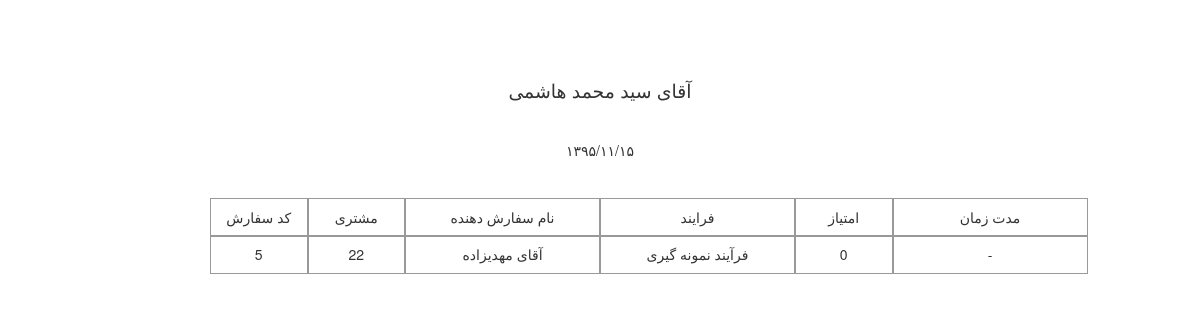
Page /reserve/printFormsByOneKargar/3/ on the committed database.
### UserManager/models.py (models this page shows, shortened)
class Kargar(models.Model):
    name = models.CharField(max_length=200, verbose_name='نام',)
    class Meta:
        verbose_name = 'کارگر'
        verbose_name_plural = 'کارگر'

class Customer(models.Model):
    user = models.OneToOneField(User, )
    username = models.CharField(max_length=100, verbose_name='نام کاربری')
    name = models.CharField(max_length=100, null=True, blank=True, verbose_name='نام')
    phoneNumber = models.CharField(max_length=50, verbose_name='شماره تلفن همراه', blank=True, null=True)
    email = models.EmailField(verbose_name='ایمیل',)
    moaref = models.CharField(max_length=200, verbose_name='نام معرف', blank=True, null=True)
    workPhoneNumber = models.CharField(max_length=50, verbose_name='تلفن محل کار', blank=True, null=True)
    address = models.TextField(verbose_name='آدرس', null=True, blank=True)
    companyName = models.CharField(verbose_name='نام شرکت', max_length=100, blank=True, null=True)
    class Meta:
        verbose_name = 'مشتری'
        verbose_name_plural = 'مشتری'

### ReserveForm/models.py (models this page shows, shortened)
class ProcessFormKargar(models.Model):
    process = models.ForeignKey(Process, verbose_name='فرایند',)
    kargar = models.ForeignKey(Kargar, verbose_name='کارگر', null=True, blank=True)
    form = models.ForeignKey(ReserveForm, verbose_name='کد سفارش',)
    rate = models.IntegerField(verbose_name='امتیاز کارگر', null=True, blank=True, default=0)
    startDay = models.IntegerField(choices=dayChoice, verbose_name='روز شروع', blank=True, null=True)
    startMonth = models.IntegerField(choices=monthChoice, verbose_name='ماه شروع', blank=True, null=True)
    startYear = models.IntegerField(choices=yearChoice, verbose_name='سال شروع', blank=True, null=True)
    endDay = models.IntegerField(choices=dayChoice, verbose_name='روز اتمام', blank=True, null=True)
    endMonth = models.IntegerField(choices=monthChoice, verbose_name='ماه اتمام', blank=True, null=True)
    endYear = models.IntegerField(choices=yearChoice, verbose_name='سال اتمام', blank=True, null=True)
    startDateTime = models.DateTimeField(null=True, blank=True)
    endDateTime = models.DateTimeField(null=True, blank=True)
    class Meta:
        verbose_name = 'وضعیت سفارش'
        verbose_name_plural = 'وضعیت سفارش'
    def get_duration(self):
        if self.startDateTime is None or self.endDateTime is None:
            return '-'
        duration = self.endDateTime - self.startDateTime
        hours, reminder = divmod(duration.seconds, 3600)
        return 'روز' + '\t' + str(duration.days) + ' | ' +     'ساعت' + str(hours)

class ReserveForm(models.Model):
    customer = models.ForeignKey(Customer, verbose_name='مشتری', )
    tarh = models.ImageField(upload_to='tarh/', verbose_name='طرح', blank=True, null=True)
    serviceTarh = models.ManyToManyField('ServiceTarh', verbose_name='خدمات طرح', blank=True)
    hasParche = models.BooleanField(verbose_name='پارچه دارد', default=False)
    parche = models.ForeignKey('Parche',verbose_name='پارچه', blank=True, null=True)
    parcheWidth = models.IntegerField(verbose_name='عرض پارچه', blank=True, null=True)
    parcheHeight = models.IntegerField(verbose_name='طول پارچه', blank=True, null=True)
    number = models.IntegerField(verbose_name='تعداد', blank=True, null=True)
    typeChap = models.ForeignKey('Chap', verbose_name='چاپ', blank=True, null=True)
    dookht = models.ForeignKey('Dookht', verbose_name='دوخت', blank=True, null=True,)
    hasLabel = models.BooleanField(verbose_name='لیبل دارد', default=False)
    otherServices = models.ManyToManyField('OtherServices', verbose_name='سایر خدمات', blank=True)
    reserveDay = models.IntegerField(choices=dayChoice, verbose_name='روز', blank=True, null=True)
    reserveMonth = models.IntegerField(choices=monthChoice, verbose_name='ماه', blank=True, null=True)
    reserveYear = models.IntegerField(choices=yearChoice, verbose_name='سال', blank=True, null=True)
    deliveryDay = models.IntegerField(choices=dayChoice, verbose_name='روز', blank=True, null=True)
    deliveryMonth = models.IntegerField(choices=monthChoice, verbose_name='ماه', blank=True, null=True)
    deliveryYear = models.IntegerField(choices=yearChoice, verbose_name='سال', blank=True, null=True)
    description = models.TextField(verbose_name='توضیح', blank=True, null=True)
    process = models.ForeignKey('Process', verbose_name='فرایند', blank=True, null=True, default=2)
    class Meta:
        verbose_name = "سفارش"
        verbose_name_plural = "سفارش"

class Process(models.Model):
    name = models.CharField(max_length=100, verbose_name='نام',)
    class Meta:
        verbose_name = 'فرایند'
        verbose_name_plural = 'فرایند'

### ReserveForm/views.py (the view)
# urls.py: url(r'^printFormsByOneKargar/(?P<id>[0-9]+)/', view=views.printReserveFormsByOneKargar, name='PrintFormsByOneKargar'),
def printReserveFormsByOneKargar(request, id):
    karger = Kargar.objects.get(id=id)
    context = {'processformkargars':karger.processformkargar_set.all(), 'kargar':karger, 'current_time':get_current_time()}
    return render(request, 'printReservesByOneKargar.html', context=context)

### ReserveForm/date_manager/Miladi_To_Shamsi.py (called while the page is built)
def convert_miladi_to_shamsi(miladiDate):
    isLeap = False
    if (miladiDate['year'] - 2004)%4 == 0:
        isLeap = True
    totalDayInMiladi = (miladiDate['year']-1)*365 + month_convert_to_day(miladiDate['month'], isLeap) + miladiDate['day']+\
                       count_day_of_leapYear(miladiDate['year'])
    totalDayInShamsi = totalDayInMiladi - 226899
    return count_year_month_day_according_to_day(totalDayInShamsi)

def count_day_of_leapYear(numOfYear):
    return int((numOfYear-1)/4)

def count_year_month_day_according_to_day(numOfDays):
    numOfYear = int(numOfDays/365)
    numOfLeap = int((numOfYear-1)/4)
    days = int(numOfDays%365)
    while numOfLeap > days:
        numOfYear -= 1
        days += 365
    days -= numOfLeap
    numOfYear += 1
    monthAndDay = count_month_and_day_from_totalDay(days)
    return {'year':numOfYear, 'month':monthAndDay['month'], 'day':monthAndDay['day']}

def count_month_and_day_from_totalDay(numOfDay):
    numOfMonth = 1
    if numOfDay <= 186:
        while numOfDay > 31:
            numOfDay -= 31
            numOfMonth += 1
    elif numOfDay > 186:
        numOfDay -= 186
        numOfMonth += 6
        while numOfDay > 30:
            numOfDay -= 30
            numOfMonth += 1
    return {'month':numOfMonth, 'day':numOfDay}

def month_convert_to_day(numOfMonth, isLeap):
    numOfDays = 0
    if numOfMonth > 1:
        numOfDays += 31
    if numOfMonth > 2:
        if isLeap == True:
            numOfDays += 29
        else:
            numOfDays += 28
    if numOfMonth > 3:
        numOfDays += 31
    if numOfMonth > 4:
        numOfDays += 30
    if numOfMonth > 5:
        numOfDays += 31
    if numOfMonth > 6:
        numOfDays += 30
    if numOfMonth > 7:
        numOfDays += 31
    if numOfMonth > 8:
        numOfDays += 31
    if numOfMonth > 9:
        numOfDays += 30
    if numOfMonth > 10:
        numOfDays += 31
    if numOfMonth > 11:
        numOfDays += 30
    return numOfDays

### ReserveForm/models.py (called while the page is built)
def get_current_time():
    current_date_time = datetime.datetime.now()
    shamsi_date_time = convert_miladi_to_shamsi({'year':current_date_time.year, 'month':current_date_time.month, 'day':current_date_time.day})
    return IntegerToPersian(shamsi_date_time['year'])+'/'+IntegerToPersian(shamsi_date_time['month'])+'/'+IntegerToPersian(shamsi_date_time['day'])

### templates/printReservesByOneKargar.html (shortened to what this page needs)
<!DOCTYPE html>
{% load static %}
<html lang="en">
<head>
    <link href="{% static 'bootstrap-3.3.7-dist/css/bootstrap.min.css' %}" rel="stylesheet" type="text/css">
    <link href="{% static 'css/printReserveByOneKargar.css' %}" rel="stylesheet" type="text/css">
</head>
<body>
<div id="main-content-wrapper" class="container">
    <div id="kargar-name">
        {{ kargar.name }}
    </div>
    <div id="time-wrapper">
        {{ current_time }}
    </div>
    <div class="row">
        <div class="col-md-1 col-sm-1 col-lg-1 col-xs-2 col-xs-offset-1 col-md-offset-2 cell center-horizontally">
            کد سفارش
        </div>
        <div class="col-md-1 col-sm-1 col-lg-1 col-xs-1 cell center-horizontally">
مشتری
        </div>
        <div class="col-md-1 col-sm-1 col-lg-2 col-xs-2 cell center-horizontally">
نام سفارش دهنده
        </div>
        <div class="col-md-1 col-sm-1 col-lg-2 col-xs-2 cell center-horizontally">
فرایند
        </div>
        <div class="col-md-1 col-sm-1 col-lg-1 col-xs-1 cell center-horizontally">
امتیاز
        </div>
        <div class="col-md-1 col-sm-1 col-lg-2 col-xs-2 cell center-horizontally">
مدت زمان
        </div>
    </div>
    {% for processformkargar in processformkargars %}
        <div class="row">
            <div class="col-md-1 col-xs-2 col-xs-offset-1 col-md-offset-2 cell center-horizontally">
{{ processformkargar.form.id }}
            </div>
            <div class="col-md-1 col-xs-1 cell center-horizontally">
{{ processformkargar.form.customer.id }}
            </div>
            <div class="col-md-2 col-xs-2 cell center-horizontally">
{{ processformkargar.form.customer.name }}
            </div>
            <div class="col-md-2 col-xs-2 cell center-horizontally">
{{ processformkargar.process.name }}
            </div>
            <div class="col-md-1 col-xs-1 cell center-horizontally">
{{ processformkargar.rate }}
            </div>
            <div class="col-md-2 col-xs-2 cell center-horizontally">
{{ processformkargar.get_duration }}
            </div>
        </div>
    {% endfor %}
</div>
</body>
</html>

### static/css/printReserveByOneKargar.css (style rules this page uses)
#main-content-wrapper { padding-top: 2cm; }
.center-horizontally { text-align: center; }
.cell { border: solid 1px #999999; height: 1cm; padding-top: 0.2cm; }
#kargar-name { text-align: center; margin-bottom: 1cm; font-size: 0.5cm; }
#time-wrapper { text-align: center; margin-bottom: 1cm; }

### rows in the picture
Kargar: name "آقای سید محمد هاشمی"
ProcessFormKargar: form.id "5", form.customer.id "22", form.customer.name "آقای مهدیزاده", process.name "فرآیند نمونه گیری", rate "0", get_duration "-"

### other values in the picture
{{ current_time }} "۱۳۹۵/۱۱/۱۵"
